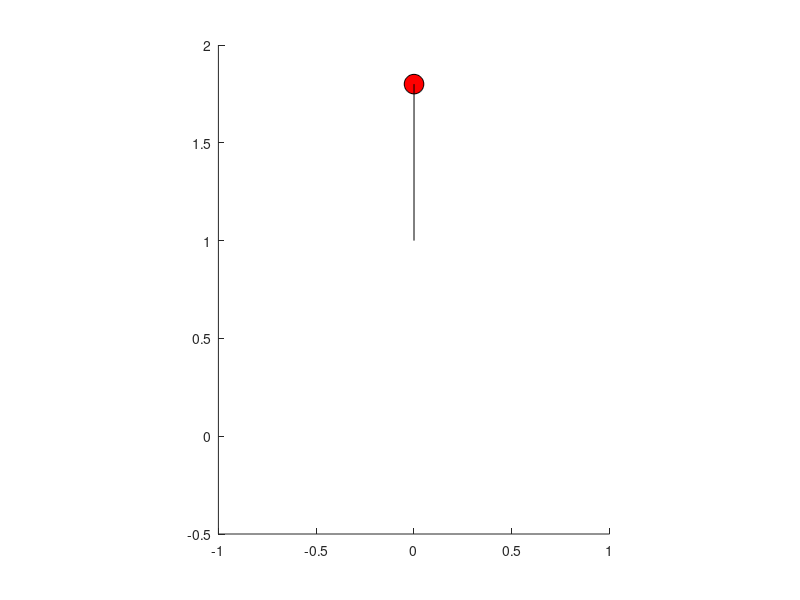

Source code (MATLAB):
function pendulum_test()
m = 1.5; % mass of the bob
g = 9.8;
L = 0.8; % length of the string
y_setpoint = [pi ; 0]; %stable point
y0 = [-pi/3 ; 0]; %initial point


%[t,y] = ideal_pendulum(m,g,L,y0);
[t,y] = lqr_pendulum(m,g,L, y_setpoint, y0);

 for k = 1:length(t) %initialzing for loop to animate
    draw_pendulum(y(k, :), L);
 end
end

function draw_pendulum(y,L) % function for animation
theta = y(1); % equating variable theta as a state vector y
x_pos = L*sin(theta); % positions of the bob as a function of time
y_pos = 1-L*cos(theta);
d= 0.1;
 hold on;
  clf;
  axis equal;
  rectangle('Position',[x_pos-(d/2),y_pos-(d/2),d,d],'Curvature',1,'FaceColor',[1 0 0]); % animation of pendulum bob
  line ([0 x_pos], [1 y_pos], "linestyle", "-", "color", "k"); % animation of string
  xlim([-1 1]) 
  ylim([-0.5 2])
  drawnow
  hold off
end
% A system is expressed in the form of xdot = Ax+ Bu where x is the state
% vector and u is the external input. A and B are the matrices.

function dy= pendulum_dynamics(y, m ,L, g ,u)
sin_theta = sin(y(1));
 cos_theta = cos(y(1));
  dy(1,1) = y(2);
  dy(2,1) = -g*sin_theta/L + u/(m*L^2); %lagrangian eqn for pendulum
  
end

function [t,y] = ideal_pendulum(m, g, L, y0)
time = 0:0.1:10; %time span for simulation
u = 0; %ideal pendulum so no external input
[t,y] = ode45(@(t,y)pendulum_dynamics(y, m, L, g, u),time,y0);
end

function [A, B] = pendulum_AB(m, g, L)
 A = [0 1; g/L 0]; % matrices A and B 
  B = [0; 1/(m*L^2)];
end
% To achieve LQR we need a cost function where Q is the matrix for
% determining penalty and R is the penalty for energy used.

function [t,y] = lqr_pendulum(m, g, L, y_setpoint, y0)
  [A,B] = pendulum_AB(m,g,L);      
  Q = [10 0; 0 10];                   
  R = 0.001;                   
  K = lqr(A,B,Q,R); 
  time = 0:0.1:10; % time span for simulation
 [t,y] = ode45(@(t,y)pendulum_dynamics(y, m, L, g, -K*(y-y_setpoint)),time,y0);
end
